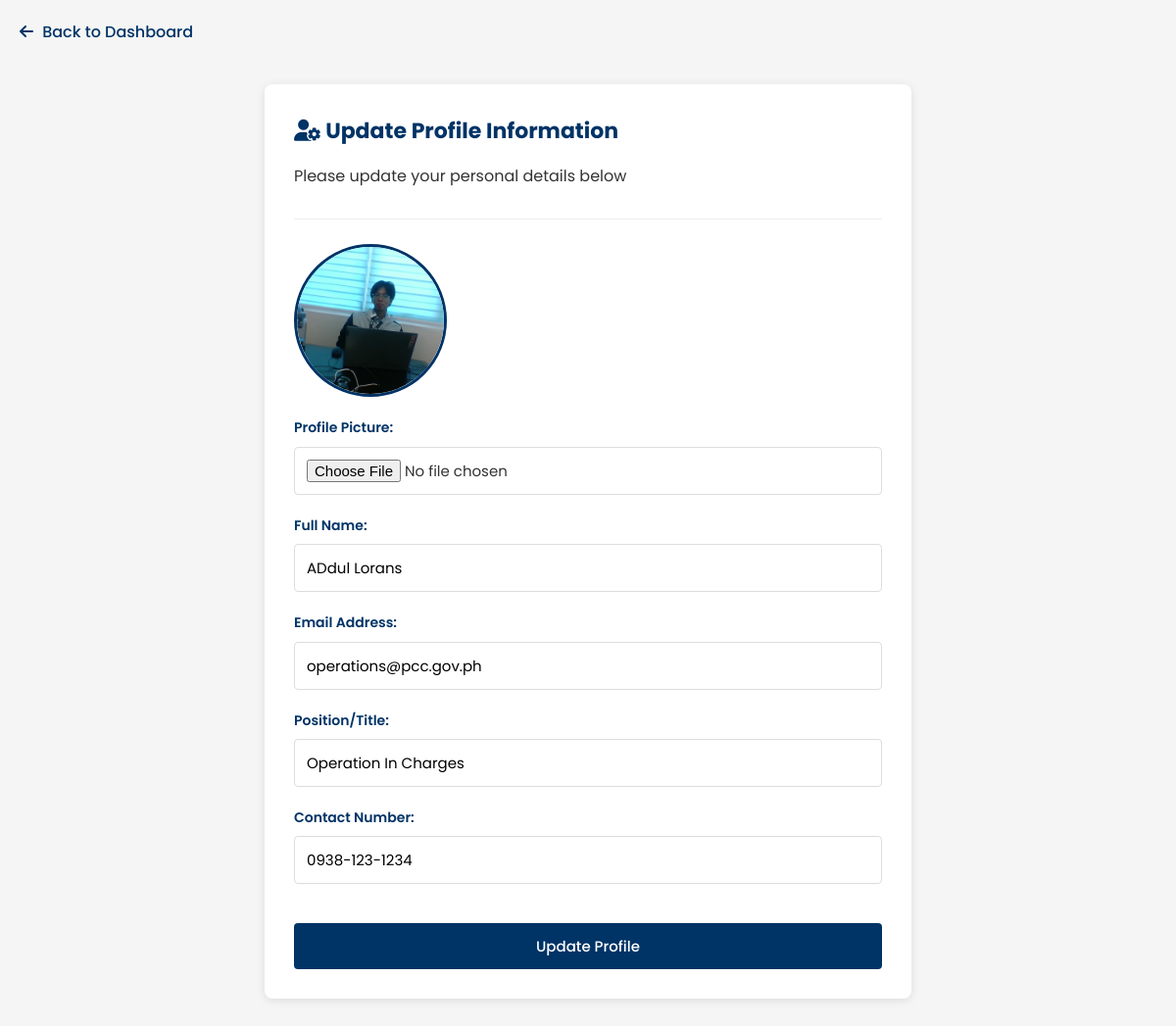
/center_profile_update.php (signed in), run on the app's committed database.
### tables this page shows
CREATE TABLE `users` (
  `user_id` int(11) NOT NULL,
  `center_code` varchar(10) NOT NULL,
  `username` varchar(50) NOT NULL,
  `email` varchar(100) NOT NULL,
  `password_hash` varchar(255) NOT NULL,
  `full_name` varchar(100) NOT NULL,
  `position` varchar(100) NOT NULL,
  `is_active` tinyint(1) DEFAULT 1,
  `last_login` datetime DEFAULT NULL,
  `contact` varchar(20) DEFAULT NULL,
  `profile_image` varchar(255) DEFAULT NULL COMMENT 'Stores filename of profile picture'
);

### center_profile_update.php (the view, shortened to what this page needs)
<?php
$userId = $_SESSION['user']['user_id'] ?? $_SESSION['user']['id'] ?? null;
$host = 'localhost';
$dbname = 'pcc_auth_system';
$username = 'root';
$password = '';
try {
    $pdo = new PDO("mysql:host=$host;dbname=$dbname", $username, $password);
    $pdo->setAttribute(PDO::ATTR_ERRMODE, PDO::ERRMODE_EXCEPTION);
    $stmt = $pdo->prepare("SELECT * FROM users WHERE user_id = :user_id");
    $stmt->execute([':user_id' => $userId]);
    $userData = $stmt->fetch(PDO::FETCH_ASSOC);
} catch (PDOException $e) {
    die("Database connection failed: " . $e->getMessage());
}
?>
<!DOCTYPE html>
<html lang="en">
<head>
    <link rel="stylesheet" href="https://cdnjs.cloudflare.com/ajax/libs/font-awesome/6.4.0/css/all.min.css">
</head>
<body>
    <a href="center_dashboard.php" class="back-link">
        <i class="fas fa-arrow-left"></i> Back to Dashboard
    </a>
    <div class="govt-container">
        <div class="form-header">
            <h2><i class="fas fa-user-cog"></i> Update Profile Information</h2>
            <p>Please update your personal details below</p>
        </div>
        <form id="profileForm" method="POST" enctype="multipart/form-data">
            <div class="image-preview-container">
                <?php if (!empty($userData['profile_image'])): ?>
                    <img src="uploads/profile_images/<?= htmlspecialchars($userData['profile_image']) ?>" class="profile-picture" id="profilePreview">
                <?php else: ?>
                    <img src="https://ui-avatars.com/api/?name=<?= urlencode($userData['full_name']) ?>&size=150" class="profile-picture" id="profilePreview">
                <?php endif; ?>
            </div>
            <div class="form-group">
                <label for="profile_image">Profile Picture:</label>
                <input type="file" id="profile_image" name="profile_image" accept="image/*">
            </div>
            <div class="form-group">
                <label for="full_name">Full Name:</label>
                <input type="text" id="full_name" name="full_name"
                     value="<?= htmlspecialchars($userData['full_name']) ?>" required>
            </div>
            <div class="form-group">
                <label for="email">Email Address:</label>
                <input type="email" id="email" name="email"
                     value="<?= htmlspecialchars($userData['email']) ?>" required>
            </div>
            <div class="form-group">
                <label for="position">Position/Title:</label>
                <input type="text" id="position" name="position"
                     value="<?= htmlspecialchars($userData['position'] ?? '') ?>">
            </div>
            <div class="form-group">
                <label for="contact">Contact Number:</label>
                <input type="text" id="contact" name="contact"
                     value="<?= htmlspecialchars($userData['contact'] ?? '') ?>">
            </div>
            <button type="submit" class="btn-update" id="submitBtn">Update Profile</button>
        </form>
    </div>
</body>
</html>

### center_profile_update.php (style rules this page uses)
body { font-family: 'Poppins', sans-serif; background-color: #f5f5f5; margin: 0; padding: 20px; color: #333; line-height: 1.6; }
.govt-container { max-width: 600px; margin: 20px auto; background: white; padding: 30px; border-radius: 8px; box-shadow: 0 2px 10px rgba(0,0,0,0.1); }
.form-header { margin-bottom: 25px; border-bottom: 1px solid #eee; padding-bottom: 15px; }
.form-header h2 { color: #003366; margin: 0 0 5px 0; font-size: 22px; }
.back-link { display: inline-block; margin-bottom: 20px; color: #003366; text-decoration: none; font-weight: 500; }
.back-link i { margin-right: 5px; }
.form-group { margin-bottom: 20px; }
label { display: block; margin-bottom: 8px; font-weight: 600; color: #003366; font-size: 14px; }
input[type="text"], input[type="email"], input[type="file"] { width: 100%; padding: 12px; border: 1px solid #ddd; border-radius: 4px; font-size: 15px; box-sizing: border-box; font-family: 'Poppins', sans-serif; }
.btn-update { background-color: #003366; color: white; padding: 12px 25px; border: none; border-radius: 4px; cursor: pointer; font-size: 15px; width: 100%; margin-top: 20px; font-family: 'Poppins', sans-serif; font-weight: 500; transition: background-color 0.3s; }
.profile-picture { width: 150px; height: 150px; border-radius: 50%; object-fit: cover; margin-bottom: 20px; border: 3px solid #003366; display: block; }
.image-preview-container { text-align: center; margin-bottom: 20px; }

### data on the page
users: profile_image (picture), full_name "ADdul Lorans", email "operations@pcc.gov.ph", position "Operation In Charges", contact "0938-123-1234"
